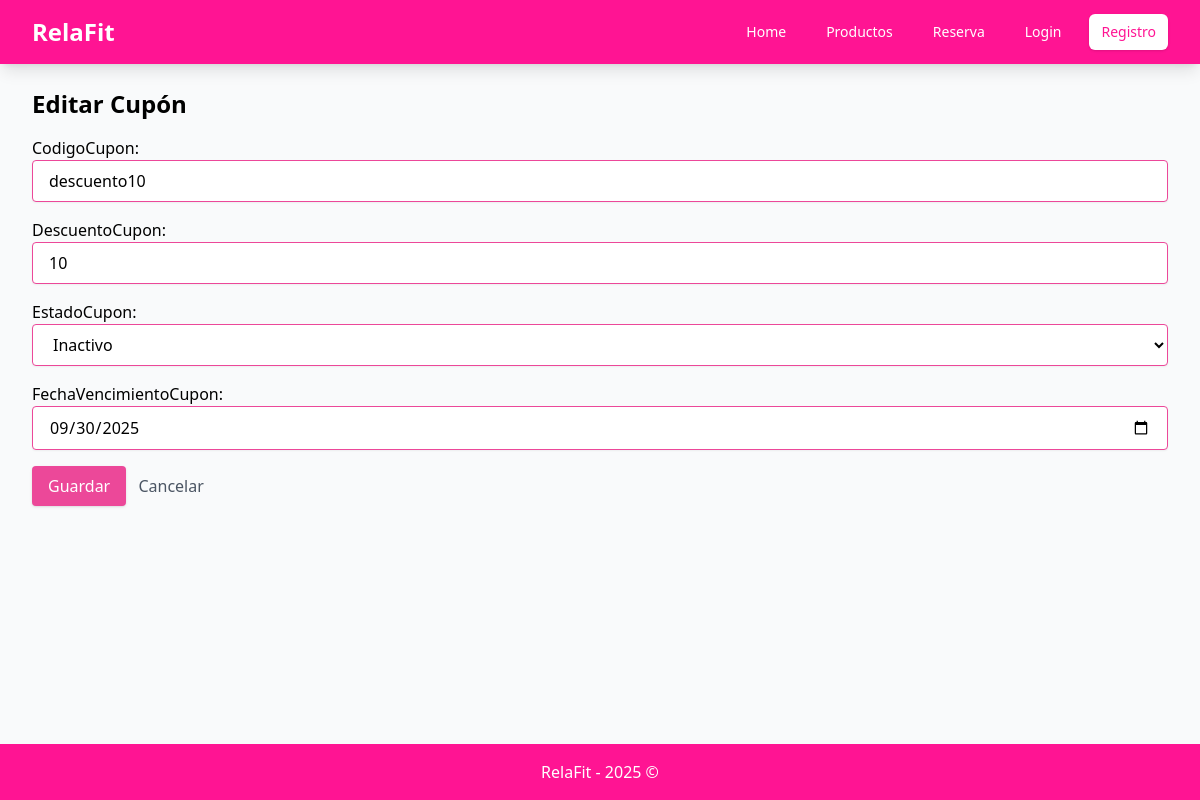
Page /panel/cupones/8/editar/ on the committed database.
### Sesion/models.py (models this page shows)
class Cupon(models.Model):
    idCupon = models.AutoField(primary_key = True)
    descuentoCupon = models.IntegerField()
    codigoCupon = models.CharField()
    estadoCupon = models.BooleanField()
    fechaVencimientoCupon = models.DateField()

### Sesion/views.py (the view)
# urls.py: path("panel/cupones/<int:pk>/editar/", CuponUpdateView.as_view(), name="cupon_form"),
class CuponUpdateView(UpdateView):
    model = Cupon
    form_class = CuponForm
    template_name = "cupon/cupon_form.html"
    success_url = reverse_lazy("cupon_list")

### Sesion/templates/cupon/cupon_form.html (shortened to what this page needs)
{% extends "base.html" %}
{% block content %}
<h1 class="text-2xl font-bold mb-4">
  {% if object %}Editar Cupón{% else %}Nuevo Cupón{% endif %}
</h1>
<form method="post" class="space-y-4">
  {{ form.as_p }}
  <button type="submit"
          class="bg-pink-500 hover:bg-pink-600 text-white px-4 py-2 rounded shadow">
    Guardar
  </button>
  <a href="{% url 'cupon_list' %}" class="ml-2 text-gray-600 hover:text-gray-800">
    Cancelar
  </a>
</form>
{% endblock %}

### rows in the picture
Cupon: codigoCupon "descuento10", descuentoCupon "10", estadoCupon "Inactivo", fechaVencimientoCupon "09/30/2025"
